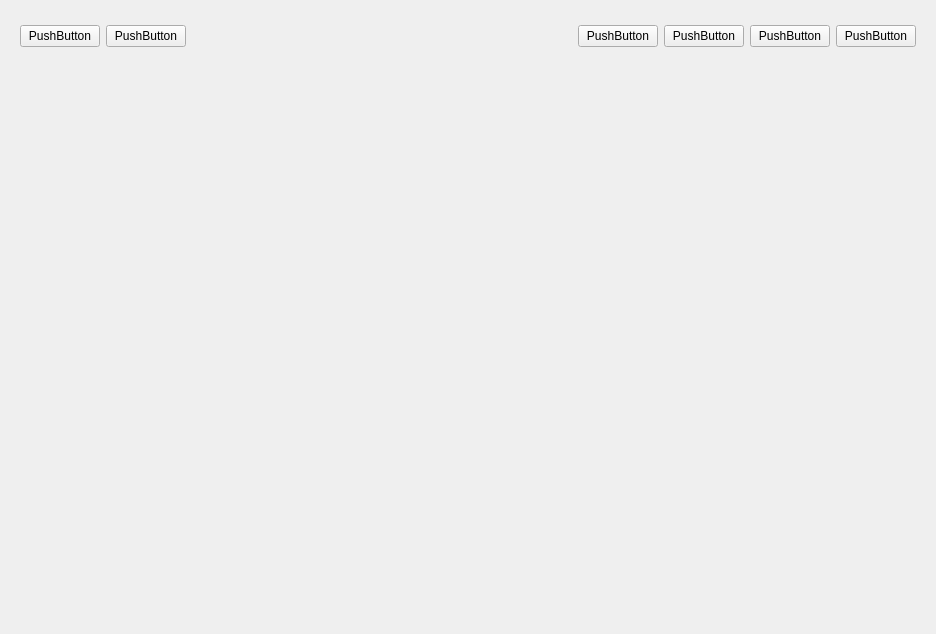
<?xml version="1.0" encoding="UTF-8"?>
<ui version="4.0">
 <class>RealVideoBody</class>
 <widget class="QWidget" name="RealVideoBody">
  <property name="geometry">
   <rect>
    <x>0</x>
    <y>0</y>
    <width>936</width>
    <height>634</height>
   </rect>
  </property>
  <property name="windowTitle">
   <string>Form</string>
  </property>
  <layout class="QGridLayout" name="gridLayout_realvideo_body">
   <item row="0" column="0">
    <widget class="QWidget" name="widget_control" native="true">
     <property name="minimumSize">
      <size>
       <width>0</width>
       <height>40</height>
      </size>
     </property>
     <property name="maximumSize">
      <size>
       <width>16777215</width>
       <height>50</height>
      </size>
     </property>
     <layout class="QGridLayout" name="gridLayout_realvideo_control">
      <item row="0" column="0">
       <widget class="QPushButton" name="pushButton">
        <property name="text">
         <string>PushButton</string>
        </property>
       </widget>
      </item>
      <item row="0" column="1">
       <widget class="QPushButton" name="pushButton_2">
        <property name="text">
         <string>PushButton</string>
        </property>
       </widget>
      </item>
      <item row="0" column="2">
       <spacer name="horizontalSpacer">
        <property name="orientation">
         <enum>Qt::Horizontal</enum>
        </property>
        <property name="sizeHint" stdset="0">
         <size>
          <width>381</width>
          <height>20</height>
         </size>
        </property>
       </spacer>
      </item>
      <item row="0" column="3">
       <widget class="QPushButton" name="pushButton_3">
        <property name="text">
         <string>PushButton</string>
        </property>
       </widget>
      </item>
      <item row="0" column="4">
       <widget class="QPushButton" name="pushButton_4">
        <property name="text">
         <string>PushButton</string>
        </property>
       </widget>
      </item>
      <item row="0" column="5">
       <widget class="QPushButton" name="pushButton_5">
        <property name="text">
         <string>PushButton</string>
        </property>
       </widget>
      </item>
      <item row="0" column="6">
       <widget class="QPushButton" name="pushButton_6">
        <property name="text">
         <string>PushButton</string>
        </property>
       </widget>
      </item>
     </layout>
    </widget>
   </item>
   <item row="1" column="0">
    <widget class="QWidget" name="gridWidget" native="true">
     <property name="styleSheet">
      <string notr="true"/>
     </property>
     <layout class="QGridLayout" name="gridLayout_videos"/>
    </widget>
   </item>
  </layout>
 </widget>
 <resources/>
 <connections/>
</ui>
